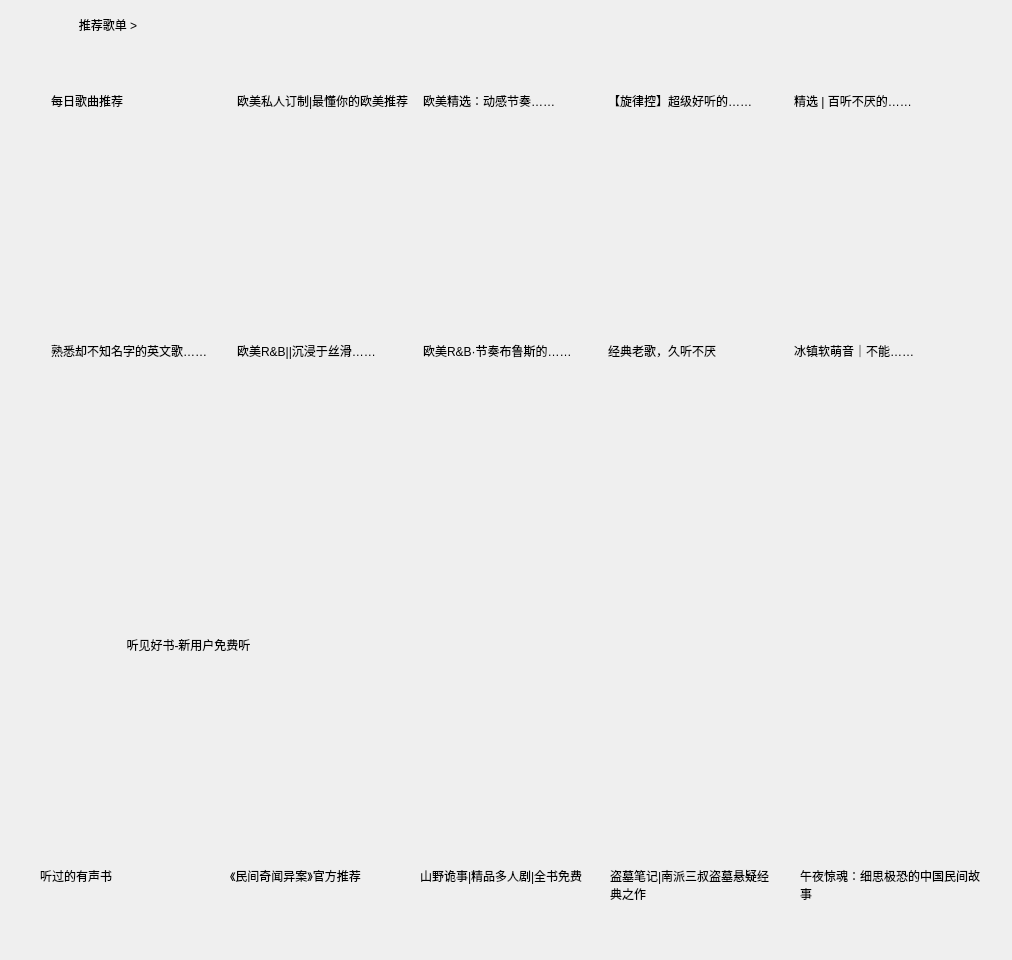
<?xml version="1.0" encoding="UTF-8"?>
<ui version="4.0">
 <class>RecommendSongListClass</class>
 <widget class="QWidget" name="RecommendSongListClass">
  <property name="geometry">
   <rect>
    <x>0</x>
    <y>0</y>
    <width>1012</width>
    <height>960</height>
   </rect>
  </property>
  <property name="minimumSize">
   <size>
    <width>1012</width>
    <height>960</height>
   </size>
  </property>
  <property name="windowTitle">
   <string>RecommendSongList</string>
  </property>
  <widget class="QPushButton" name="pushButton">
   <property name="geometry">
    <rect>
     <x>33</x>
     <y>0</y>
     <width>150</width>
     <height>50</height>
    </rect>
   </property>
   <property name="cursor">
    <cursorShape>PointingHandCursor</cursorShape>
   </property>
   <property name="layoutDirection">
    <enum>Qt::RightToLeft</enum>
   </property>
   <property name="styleSheet">
    <string notr="true">QPushButton{
	font: 15pt &quot;微软雅黑&quot;;
	border: none;
}
QPushButton:hover {
	font: 15pt &quot;微软雅黑&quot;;
	font-weight: bold;
	border: none;
}</string>
   </property>
   <property name="text">
    <string>推荐歌单 &gt;</string>
   </property>
   <property name="iconSize">
    <size>
     <width>40</width>
     <height>40</height>
    </size>
   </property>
  </widget>
  <widget class="QWidget" name="layoutWidget">
   <property name="geometry">
    <rect>
     <x>40</x>
     <y>60</y>
     <width>941</width>
     <height>521</height>
    </rect>
   </property>
   <layout class="QVBoxLayout" name="verticalLayout_3">
    <property name="spacing">
     <number>0</number>
    </property>
    <item>
     <layout class="QVBoxLayout" name="verticalLayout">
      <property name="spacing">
       <number>7</number>
      </property>
      <item>
       <layout class="QHBoxLayout" name="horizontalLayout">
        <property name="spacing">
         <number>10</number>
        </property>
        <item>
         <widget class="QPushButton" name="recommendBtn">
          <property name="cursor">
           <cursorShape>PointingHandCursor</cursorShape>
          </property>
          <property name="styleSheet">
           <string notr="true">border-radius: 10px;</string>
          </property>
          <property name="text">
           <string/>
          </property>
          <property name="icon">
           <iconset>
            <normaloff>../../res/推荐歌单/每日歌曲.png</normaloff>
            <selectedoff>../../res/推荐歌单/每日歌曲.png</selectedoff>../../res/推荐歌单/每日歌曲.png</iconset>
          </property>
          <property name="iconSize">
           <size>
            <width>175</width>
            <height>175</height>
           </size>
          </property>
          <property name="checkable">
           <bool>true</bool>
          </property>
         </widget>
        </item>
        <item>
         <widget class="QPushButton" name="pushButton_3">
          <property name="cursor">
           <cursorShape>PointingHandCursor</cursorShape>
          </property>
          <property name="styleSheet">
           <string notr="true">border-radius: 10px;</string>
          </property>
          <property name="text">
           <string/>
          </property>
          <property name="icon">
           <iconset>
            <normaloff>../../res/推荐歌单/推荐1.png</normaloff>../../res/推荐歌单/推荐1.png</iconset>
          </property>
          <property name="iconSize">
           <size>
            <width>175</width>
            <height>175</height>
           </size>
          </property>
         </widget>
        </item>
        <item>
         <widget class="QPushButton" name="pushButton_4">
          <property name="cursor">
           <cursorShape>PointingHandCursor</cursorShape>
          </property>
          <property name="styleSheet">
           <string notr="true">border-radius: 10px;</string>
          </property>
          <property name="text">
           <string/>
          </property>
          <property name="icon">
           <iconset>
            <normaloff>../../res/推荐歌单/推荐2.png</normaloff>../../res/推荐歌单/推荐2.png</iconset>
          </property>
          <property name="iconSize">
           <size>
            <width>175</width>
            <height>175</height>
           </size>
          </property>
         </widget>
        </item>
        <item>
         <widget class="QPushButton" name="pushButton_5">
          <property name="cursor">
           <cursorShape>PointingHandCursor</cursorShape>
          </property>
          <property name="styleSheet">
           <string notr="true">border-radius: 10px;</string>
          </property>
          <property name="text">
           <string/>
          </property>
          <property name="icon">
           <iconset>
            <normaloff>../../res/推荐歌单/推荐3.png</normaloff>../../res/推荐歌单/推荐3.png</iconset>
          </property>
          <property name="iconSize">
           <size>
            <width>175</width>
            <height>175</height>
           </size>
          </property>
         </widget>
        </item>
        <item>
         <widget class="QPushButton" name="pushButton_6">
          <property name="cursor">
           <cursorShape>PointingHandCursor</cursorShape>
          </property>
          <property name="styleSheet">
           <string notr="true">border-radius: 10px;</string>
          </property>
          <property name="text">
           <string/>
          </property>
          <property name="icon">
           <iconset>
            <normaloff>../../res/推荐歌单/推荐4.png</normaloff>../../res/推荐歌单/推荐4.png</iconset>
          </property>
          <property name="iconSize">
           <size>
            <width>175</width>
            <height>175</height>
           </size>
          </property>
         </widget>
        </item>
       </layout>
      </item>
      <item>
       <layout class="QHBoxLayout" name="horizontalLayout_2">
        <property name="spacing">
         <number>10</number>
        </property>
        <item>
         <widget class="QLabel" name="label">
          <property name="styleSheet">
           <string notr="true">font: 12pt &quot;宋体&quot;;</string>
          </property>
          <property name="text">
           <string>每日歌曲推荐</string>
          </property>
          <property name="alignment">
           <set>Qt::AlignLeading|Qt::AlignLeft|Qt::AlignTop</set>
          </property>
         </widget>
        </item>
        <item>
         <widget class="QLabel" name="label_2">
          <property name="styleSheet">
           <string notr="true">font: 12pt &quot;宋体&quot;;</string>
          </property>
          <property name="text">
           <string>欧美私人订制|最懂你的欧美推荐</string>
          </property>
          <property name="textFormat">
           <enum>Qt::RichText</enum>
          </property>
          <property name="alignment">
           <set>Qt::AlignLeading|Qt::AlignLeft|Qt::AlignTop</set>
          </property>
          <property name="wordWrap">
           <bool>true</bool>
          </property>
         </widget>
        </item>
        <item>
         <widget class="QLabel" name="label_3">
          <property name="styleSheet">
           <string notr="true">font: 12pt &quot;宋体&quot;;</string>
          </property>
          <property name="text">
           <string>欧美精选：动感节奏……</string>
          </property>
          <property name="alignment">
           <set>Qt::AlignLeading|Qt::AlignLeft|Qt::AlignTop</set>
          </property>
          <property name="wordWrap">
           <bool>true</bool>
          </property>
         </widget>
        </item>
        <item>
         <widget class="QLabel" name="label_4">
          <property name="styleSheet">
           <string notr="true">font: 12pt &quot;宋体&quot;;</string>
          </property>
          <property name="text">
           <string>【旋律控】超级好听的……</string>
          </property>
          <property name="alignment">
           <set>Qt::AlignLeading|Qt::AlignLeft|Qt::AlignTop</set>
          </property>
          <property name="wordWrap">
           <bool>true</bool>
          </property>
         </widget>
        </item>
        <item>
         <widget class="QLabel" name="label_5">
          <property name="styleSheet">
           <string notr="true">font: 12pt &quot;宋体&quot;;</string>
          </property>
          <property name="text">
           <string>精选 | 百听不厌的……</string>
          </property>
          <property name="alignment">
           <set>Qt::AlignLeading|Qt::AlignLeft|Qt::AlignTop</set>
          </property>
          <property name="wordWrap">
           <bool>true</bool>
          </property>
         </widget>
        </item>
       </layout>
      </item>
     </layout>
    </item>
    <item>
     <layout class="QVBoxLayout" name="verticalLayout_2">
      <property name="spacing">
       <number>7</number>
      </property>
      <item>
       <layout class="QHBoxLayout" name="horizontalLayout_3">
        <property name="spacing">
         <number>10</number>
        </property>
        <item>
         <widget class="QPushButton" name="pushButton_7">
          <property name="cursor">
           <cursorShape>PointingHandCursor</cursorShape>
          </property>
          <property name="styleSheet">
           <string notr="true">border-radius: 10px;</string>
          </property>
          <property name="text">
           <string/>
          </property>
          <property name="icon">
           <iconset>
            <normaloff>../../res/推荐歌单/推荐5.png</normaloff>../../res/推荐歌单/推荐5.png</iconset>
          </property>
          <property name="iconSize">
           <size>
            <width>175</width>
            <height>175</height>
           </size>
          </property>
         </widget>
        </item>
        <item>
         <widget class="QPushButton" name="pushButton_8">
          <property name="cursor">
           <cursorShape>PointingHandCursor</cursorShape>
          </property>
          <property name="styleSheet">
           <string notr="true">border-radius: 10px;</string>
          </property>
          <property name="text">
           <string/>
          </property>
          <property name="icon">
           <iconset>
            <normaloff>../../res/推荐歌单/推荐6.png</normaloff>../../res/推荐歌单/推荐6.png</iconset>
          </property>
          <property name="iconSize">
           <size>
            <width>175</width>
            <height>175</height>
           </size>
          </property>
         </widget>
        </item>
        <item>
         <widget class="QPushButton" name="pushButton_9">
          <property name="cursor">
           <cursorShape>PointingHandCursor</cursorShape>
          </property>
          <property name="styleSheet">
           <string notr="true">border-radius: 10px;</string>
          </property>
          <property name="text">
           <string/>
          </property>
          <property name="icon">
           <iconset>
            <normaloff>../../res/推荐歌单/推荐7.png</normaloff>../../res/推荐歌单/推荐7.png</iconset>
          </property>
          <property name="iconSize">
           <size>
            <width>175</width>
            <height>175</height>
           </size>
          </property>
         </widget>
        </item>
        <item>
         <widget class="QPushButton" name="pushButton_10">
          <property name="cursor">
           <cursorShape>PointingHandCursor</cursorShape>
          </property>
          <property name="styleSheet">
           <string notr="true">border-radius: 10px;</string>
          </property>
          <property name="text">
           <string/>
          </property>
          <property name="icon">
           <iconset>
            <normaloff>../../res/推荐歌单/推荐8.png</normaloff>../../res/推荐歌单/推荐8.png</iconset>
          </property>
          <property name="iconSize">
           <size>
            <width>175</width>
            <height>175</height>
           </size>
          </property>
         </widget>
        </item>
        <item>
         <widget class="QPushButton" name="pushButton_11">
          <property name="cursor">
           <cursorShape>PointingHandCursor</cursorShape>
          </property>
          <property name="styleSheet">
           <string notr="true">border-radius: 10px;</string>
          </property>
          <property name="text">
           <string/>
          </property>
          <property name="icon">
           <iconset>
            <normaloff>../../res/推荐歌单/推荐9.png</normaloff>../../res/推荐歌单/推荐9.png</iconset>
          </property>
          <property name="iconSize">
           <size>
            <width>175</width>
            <height>175</height>
           </size>
          </property>
         </widget>
        </item>
       </layout>
      </item>
      <item>
       <layout class="QHBoxLayout" name="horizontalLayout_4">
        <property name="spacing">
         <number>10</number>
        </property>
        <item>
         <widget class="QLabel" name="label_6">
          <property name="styleSheet">
           <string notr="true">font: 12pt &quot;宋体&quot;;</string>
          </property>
          <property name="text">
           <string>熟悉却不知名字的英文歌……</string>
          </property>
          <property name="alignment">
           <set>Qt::AlignLeading|Qt::AlignLeft|Qt::AlignTop</set>
          </property>
          <property name="wordWrap">
           <bool>true</bool>
          </property>
         </widget>
        </item>
        <item>
         <widget class="QLabel" name="label_7">
          <property name="styleSheet">
           <string notr="true">font: 12pt &quot;宋体&quot;;</string>
          </property>
          <property name="text">
           <string>欧美R&amp;B||沉浸于丝滑……</string>
          </property>
          <property name="alignment">
           <set>Qt::AlignLeading|Qt::AlignLeft|Qt::AlignTop</set>
          </property>
          <property name="wordWrap">
           <bool>true</bool>
          </property>
         </widget>
        </item>
        <item>
         <widget class="QLabel" name="label_8">
          <property name="styleSheet">
           <string notr="true">font: 12pt &quot;宋体&quot;;</string>
          </property>
          <property name="text">
           <string>欧美R&amp;B·节奏布鲁斯的……</string>
          </property>
          <property name="alignment">
           <set>Qt::AlignLeading|Qt::AlignLeft|Qt::AlignTop</set>
          </property>
          <property name="wordWrap">
           <bool>true</bool>
          </property>
         </widget>
        </item>
        <item>
         <widget class="QLabel" name="label_9">
          <property name="styleSheet">
           <string notr="true">font: 12pt &quot;宋体&quot;;</string>
          </property>
          <property name="text">
           <string>经典老歌，久听不厌</string>
          </property>
          <property name="alignment">
           <set>Qt::AlignLeading|Qt::AlignLeft|Qt::AlignTop</set>
          </property>
          <property name="wordWrap">
           <bool>true</bool>
          </property>
         </widget>
        </item>
        <item>
         <widget class="QLabel" name="label_10">
          <property name="styleSheet">
           <string notr="true">font: 12pt &quot;宋体&quot;;</string>
          </property>
          <property name="text">
           <string>冰镇软萌音｜不能……</string>
          </property>
          <property name="alignment">
           <set>Qt::AlignLeading|Qt::AlignLeft|Qt::AlignTop</set>
          </property>
          <property name="wordWrap">
           <bool>true</bool>
          </property>
         </widget>
        </item>
       </layout>
      </item>
     </layout>
    </item>
   </layout>
  </widget>
  <widget class="QPushButton" name="pushButton_12">
   <property name="geometry">
    <rect>
     <x>-17</x>
     <y>620</y>
     <width>411</width>
     <height>50</height>
    </rect>
   </property>
   <property name="styleSheet">
    <string notr="true">QPushButton{
	font: 15pt &quot;微软雅黑&quot;;
	border: none;
}
QPushButton:hover {
	font: 15pt &quot;微软雅黑&quot;;
	font-weight: bold;
	border: none;
}</string>
   </property>
   <property name="text">
    <string>听见好书-新用户免费听</string>
   </property>
   <property name="icon">
    <iconset>
     <normaloff>../../res/刷新.png</normaloff>../../res/刷新.png</iconset>
   </property>
   <property name="iconSize">
    <size>
     <width>50</width>
     <height>50</height>
    </size>
   </property>
  </widget>
  <widget class="QLabel" name="label_11">
   <property name="geometry">
    <rect>
     <x>230</x>
     <y>867</y>
     <width>161</width>
     <height>78</height>
    </rect>
   </property>
   <property name="styleSheet">
    <string notr="true">font: 12pt &quot;宋体&quot;;</string>
   </property>
   <property name="text">
    <string>《民间奇闻异案》官方推荐</string>
   </property>
   <property name="alignment">
    <set>Qt::AlignLeading|Qt::AlignLeft|Qt::AlignTop</set>
   </property>
   <property name="wordWrap">
    <bool>true</bool>
   </property>
  </widget>
  <widget class="QPushButton" name="pushButton_13">
   <property name="geometry">
    <rect>
     <x>612</x>
     <y>680</y>
     <width>179</width>
     <height>175</height>
    </rect>
   </property>
   <property name="cursor">
    <cursorShape>PointingHandCursor</cursorShape>
   </property>
   <property name="styleSheet">
    <string notr="true">border-radius: 10px;</string>
   </property>
   <property name="text">
    <string/>
   </property>
   <property name="icon">
    <iconset>
     <normaloff>../../res/推荐歌单/推荐13.png</normaloff>../../res/推荐歌单/推荐13.png</iconset>
   </property>
   <property name="iconSize">
    <size>
     <width>175</width>
     <height>175</height>
    </size>
   </property>
  </widget>
  <widget class="QLabel" name="label_12">
   <property name="geometry">
    <rect>
     <x>420</x>
     <y>867</y>
     <width>181</width>
     <height>78</height>
    </rect>
   </property>
   <property name="styleSheet">
    <string notr="true">font: 12pt &quot;宋体&quot;;</string>
   </property>
   <property name="text">
    <string>山野诡事|精品多人剧|全书免费</string>
   </property>
   <property name="alignment">
    <set>Qt::AlignLeading|Qt::AlignLeft|Qt::AlignTop</set>
   </property>
   <property name="wordWrap">
    <bool>true</bool>
   </property>
  </widget>
  <widget class="QPushButton" name="pushButton_14">
   <property name="geometry">
    <rect>
     <x>231</x>
     <y>680</y>
     <width>179</width>
     <height>175</height>
    </rect>
   </property>
   <property name="cursor">
    <cursorShape>PointingHandCursor</cursorShape>
   </property>
   <property name="styleSheet">
    <string notr="true">border-radius: 10px;</string>
   </property>
   <property name="text">
    <string/>
   </property>
   <property name="icon">
    <iconset>
     <normaloff>../../res/推荐歌单/推荐11.png</normaloff>../../res/推荐歌单/推荐11.png</iconset>
   </property>
   <property name="iconSize">
    <size>
     <width>175</width>
     <height>175</height>
    </size>
   </property>
  </widget>
  <widget class="QLabel" name="label_13">
   <property name="geometry">
    <rect>
     <x>610</x>
     <y>867</y>
     <width>171</width>
     <height>78</height>
    </rect>
   </property>
   <property name="styleSheet">
    <string notr="true">font: 12pt &quot;宋体&quot;;</string>
   </property>
   <property name="text">
    <string>盗墓笔记|南派三叔盗墓悬疑经典之作</string>
   </property>
   <property name="alignment">
    <set>Qt::AlignLeading|Qt::AlignLeft|Qt::AlignTop</set>
   </property>
   <property name="wordWrap">
    <bool>true</bool>
   </property>
  </widget>
  <widget class="QLabel" name="label_14">
   <property name="geometry">
    <rect>
     <x>800</x>
     <y>867</y>
     <width>191</width>
     <height>78</height>
    </rect>
   </property>
   <property name="styleSheet">
    <string notr="true">font: 12pt &quot;宋体&quot;;</string>
   </property>
   <property name="text">
    <string>午夜惊魂：细思极恐的中国民间故事</string>
   </property>
   <property name="alignment">
    <set>Qt::AlignLeading|Qt::AlignLeft|Qt::AlignTop</set>
   </property>
   <property name="wordWrap">
    <bool>true</bool>
   </property>
  </widget>
  <widget class="QLabel" name="label_15">
   <property name="geometry">
    <rect>
     <x>40</x>
     <y>867</y>
     <width>191</width>
     <height>78</height>
    </rect>
   </property>
   <property name="styleSheet">
    <string notr="true">font: 12pt &quot;宋体&quot;;</string>
   </property>
   <property name="text">
    <string>听过的有声书</string>
   </property>
   <property name="alignment">
    <set>Qt::AlignLeading|Qt::AlignLeft|Qt::AlignTop</set>
   </property>
   <property name="wordWrap">
    <bool>true</bool>
   </property>
  </widget>
  <widget class="QPushButton" name="pushButton_15">
   <property name="geometry">
    <rect>
     <x>800</x>
     <y>680</y>
     <width>179</width>
     <height>175</height>
    </rect>
   </property>
   <property name="cursor">
    <cursorShape>PointingHandCursor</cursorShape>
   </property>
   <property name="styleSheet">
    <string notr="true">border-radius: 10px;</string>
   </property>
   <property name="text">
    <string/>
   </property>
   <property name="icon">
    <iconset>
     <normaloff>../../res/推荐歌单/推荐14.png</normaloff>../../res/推荐歌单/推荐14.png</iconset>
   </property>
   <property name="iconSize">
    <size>
     <width>175</width>
     <height>175</height>
    </size>
   </property>
  </widget>
  <widget class="QPushButton" name="pushButton_16">
   <property name="geometry">
    <rect>
     <x>40</x>
     <y>680</y>
     <width>179</width>
     <height>175</height>
    </rect>
   </property>
   <property name="cursor">
    <cursorShape>PointingHandCursor</cursorShape>
   </property>
   <property name="styleSheet">
    <string notr="true">border-radius: 10px;</string>
   </property>
   <property name="text">
    <string/>
   </property>
   <property name="icon">
    <iconset>
     <normaloff>../../res/推荐歌单/推荐10.png</normaloff>../../res/推荐歌单/推荐10.png</iconset>
   </property>
   <property name="iconSize">
    <size>
     <width>175</width>
     <height>175</height>
    </size>
   </property>
  </widget>
  <widget class="QPushButton" name="pushButton_17">
   <property name="geometry">
    <rect>
     <x>421</x>
     <y>680</y>
     <width>179</width>
     <height>175</height>
    </rect>
   </property>
   <property name="cursor">
    <cursorShape>PointingHandCursor</cursorShape>
   </property>
   <property name="styleSheet">
    <string notr="true">border-radius: 10px;</string>
   </property>
   <property name="text">
    <string/>
   </property>
   <property name="icon">
    <iconset>
     <normaloff>../../res/推荐歌单/推荐12.png</normaloff>../../res/推荐歌单/推荐12.png</iconset>
   </property>
   <property name="iconSize">
    <size>
     <width>175</width>
     <height>175</height>
    </size>
   </property>
  </widget>
 </widget>
 <layoutdefault spacing="6" margin="11"/>
 <resources/>
 <connections/>
</ui>
